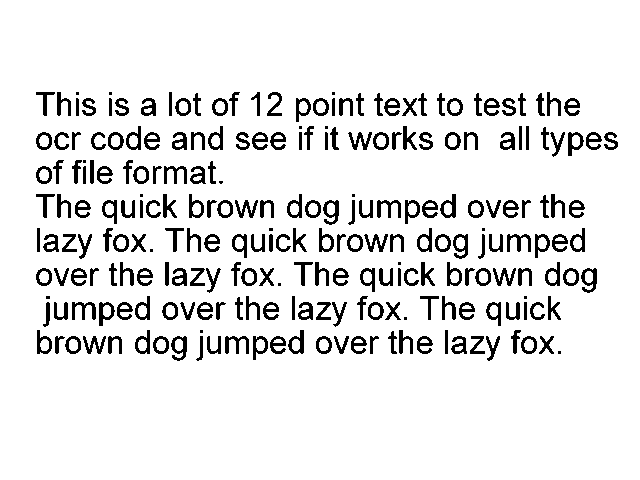
%> input picture Separator/testocr.png, 640 x 480 px
$ octave --eval "result = preprocess(imread('testocr.png'));"   (GNU Octave 9; MATLAB toolbox functions it lacks are replaced by stand-ins)
%> lines starting %> are read from the running program, lines starting %| are printed output that depends on the picture; in (x1, y1, x2, y2) boxes, pixels count from 0 and x2, y2 are one past the last pixel; in counts of white or black regions, pixels touching at a corner belong together; the program's own positions count from 1
function [imresult] = preprocess(image)

% Przenieś obraz na odcienie szarości
im = rgb2gray(image) ;
%> im: size 480x640 uint8; 90.5% white; 239 black regions (19 under 20 px), largest, box (x1, y1, x2, y2) and area: (72, 302, 96, 320) 207, (377, 200, 401, 218) 206, (225, 336, 249, 354) 206

% Odszumianie w dziedzinie obrazu skali szarości
im = medfilt2(im);
%> im: size 480x640 uint8; 90.6% white; 241 black regions (22 under 20 px), largest, box (x1, y1, x2, y2) and area: (316, 302, 347, 326) 254, (323, 200, 339, 225) 205, (377, 200, 401, 218) 205

figure
imshow(im)

% Progowanie adaptacyjne daje lepsze wyniki dla zanieczyszczonego tekstu
T = adaptthresh(im, 0.99);
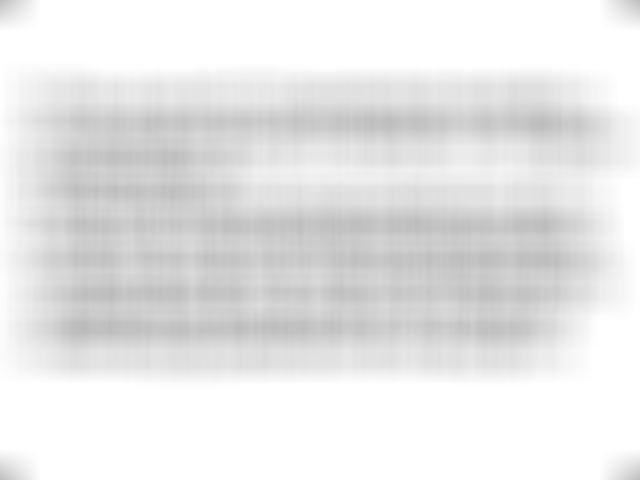
%> T: size 480x640 double; min 0.736, max 1, mean 0.907
im = ~imbinarize(im,T);
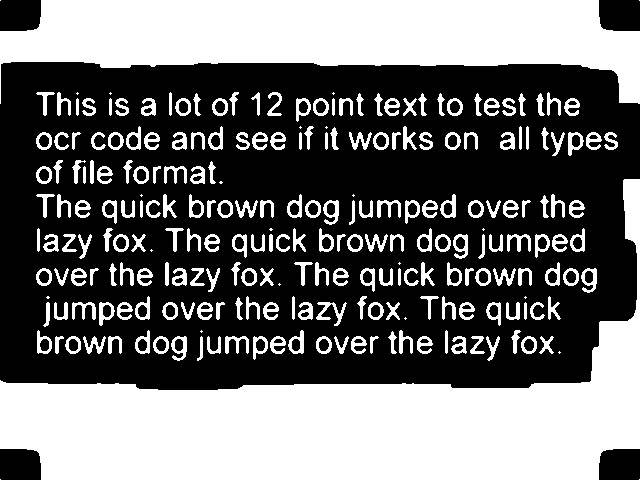
%> im: size 480x640 logical; 42.6% white; 243 white regions (22 under 20 px), largest, box (x1, y1, x2, y2) and area: (0, 179, 640, 480) 62311, (0, 0, 640, 104) 39790, (316, 302, 347, 326) 254

% Wstępne odszumianie i usuwanie artefaktów
im = imclearborder(im);

im = imopen(im, ones(2));
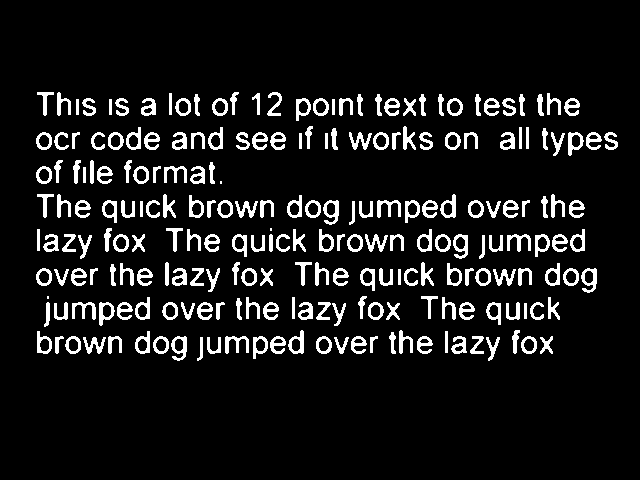
%> im: size 480x640 logical; 9.2% white; 223 white regions (3 under 20 px), largest, box (x1, y1, x2, y2) and area: (323, 200, 339, 225) 204, (581, 268, 597, 293) 204, (171, 336, 187, 361) 204
im = imclose(im, ones(2));
%> im: size 480x640 logical; 9.2% white; 222 white regions (3 under 20 px), largest, box (x1, y1, x2, y2) and area: (316, 302, 346, 326) 252, (323, 200, 339, 225) 204, (581, 268, 597, 293) 204
im = medfilt2(im);
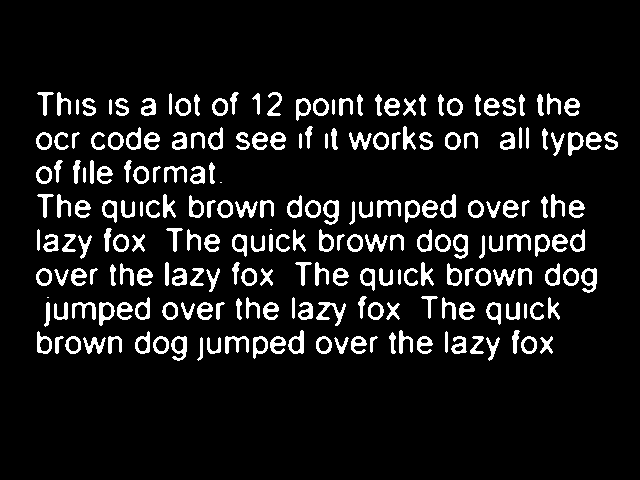
%> im: size 480x640 logical; 9.1% white; 222 white regions (3 under 20 px), largest, box (x1, y1, x2, y2) and area: (316, 302, 346, 326) 250, (323, 200, 339, 225) 204, (581, 268, 597, 293) 204

% Mocniejsze odszumianie z użyciem regionprops

props = regionprops(im,'Area');
%> props = 222 regions; largest, Area: 250, 204, 204, 204, 199
S = cat(1, props.Area);
%> S = 222 values, max 250 at index 122, min 2 at index 10, mean 125.9

meanS = mean(S);
%> meanS = 125.9
stdev = std(S);
%> stdev = 42.34

label = bwlabel(im);
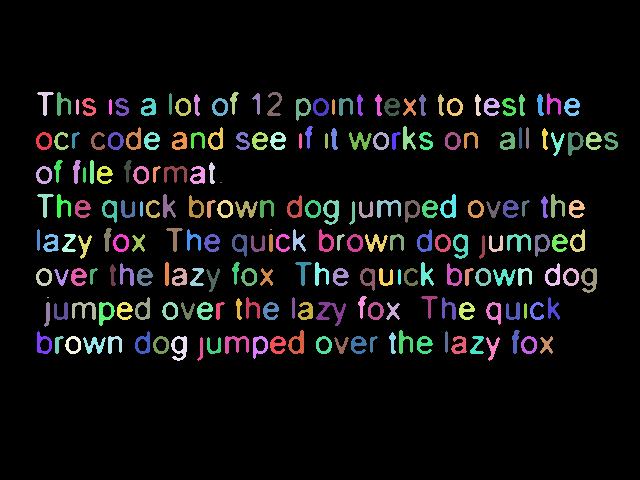
%> label: size 480x640 double; 223 distinct labels, from 0 to 222; one colour per label, 0 black

for i = 1:max(label, [], 'all')
    a = regionprops(label == i, 'Area');
    if abs(a.Area - meanS) / stdev > 1
        label(label==i) = 0;
    end
end
%> this loop made 222 passes
%> a on passes 1 to 3: {Area 137}, {Area 137}, {Area 137}
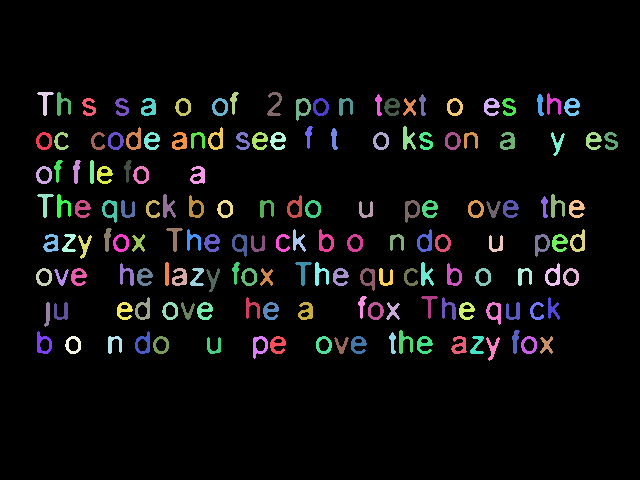
%> label: size 480x640 double; 161 distinct labels, from 0 to 222; one colour per label, 0 black

im = (label > 0);
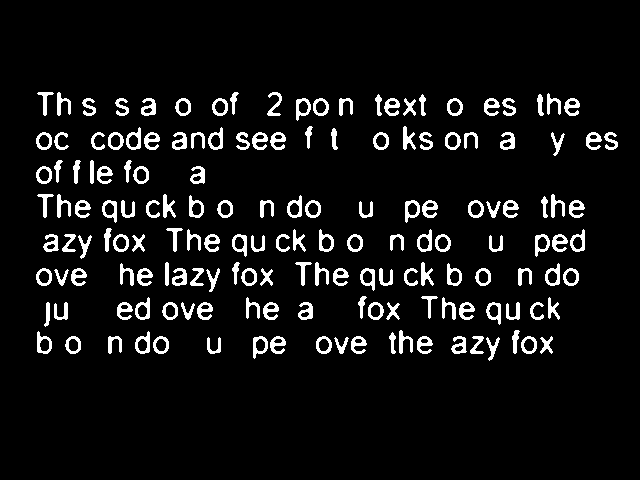
%> im: size 480x640 logical; 7% white; 160 white regions, largest, box (x1, y1, x2, y2) and area: (405, 200, 420, 223) 163, (319, 229, 334, 252) 163, (253, 336, 268, 359) 163

figure
imshow(im)

imresult = im;


end
